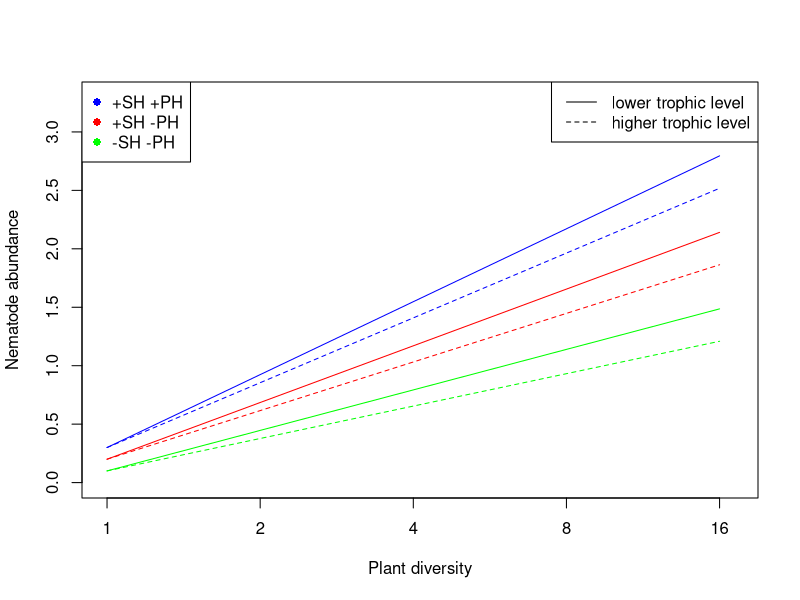
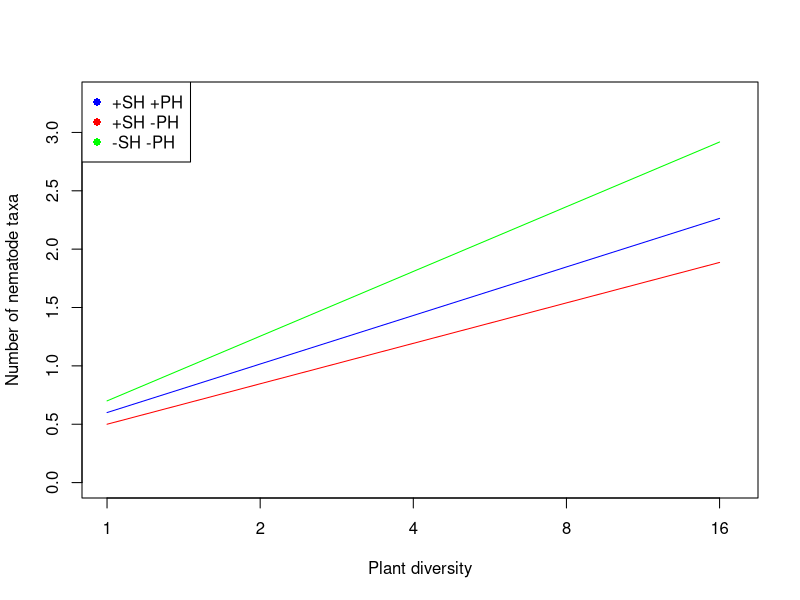
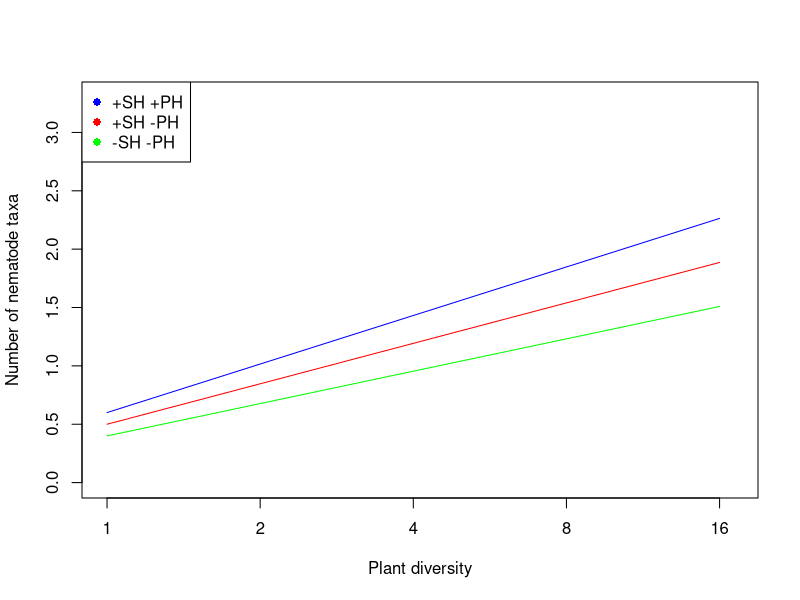
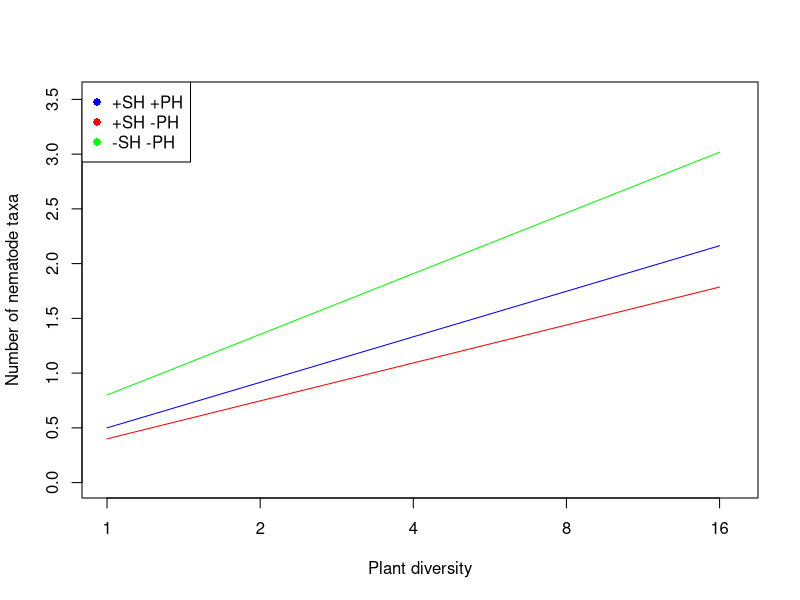
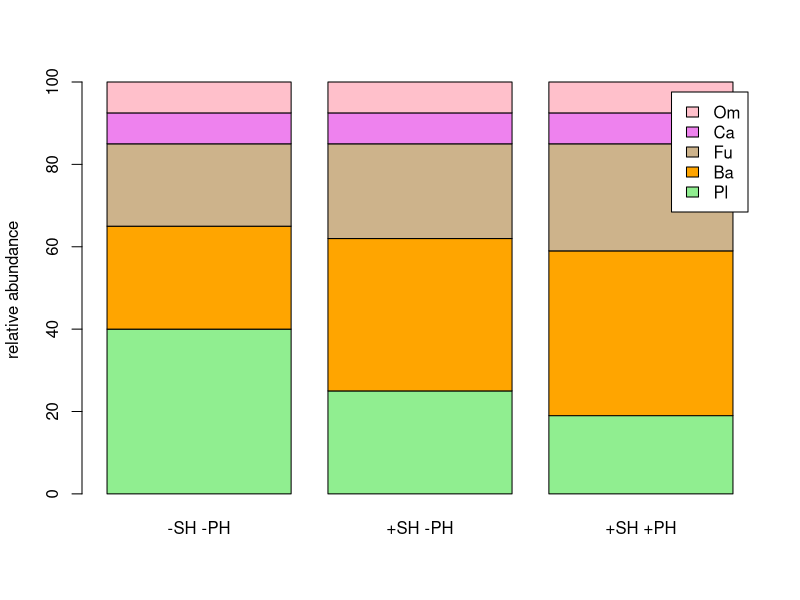
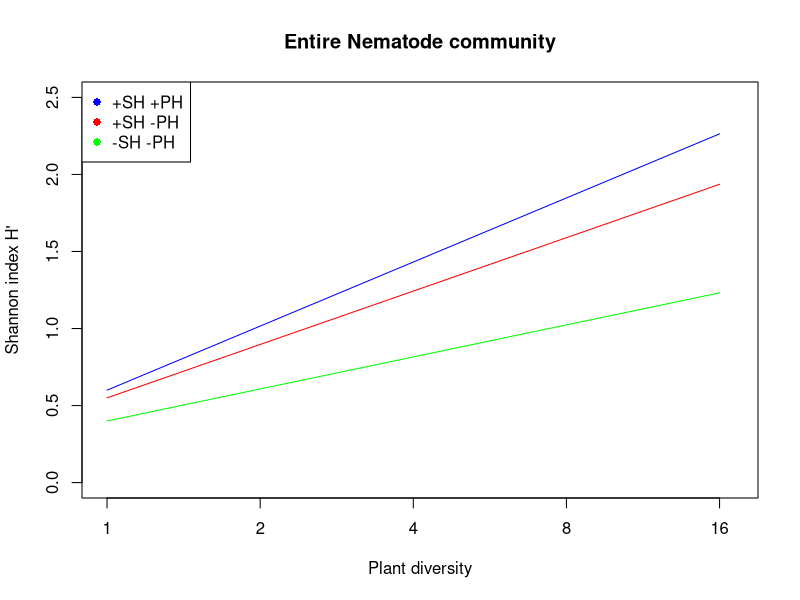
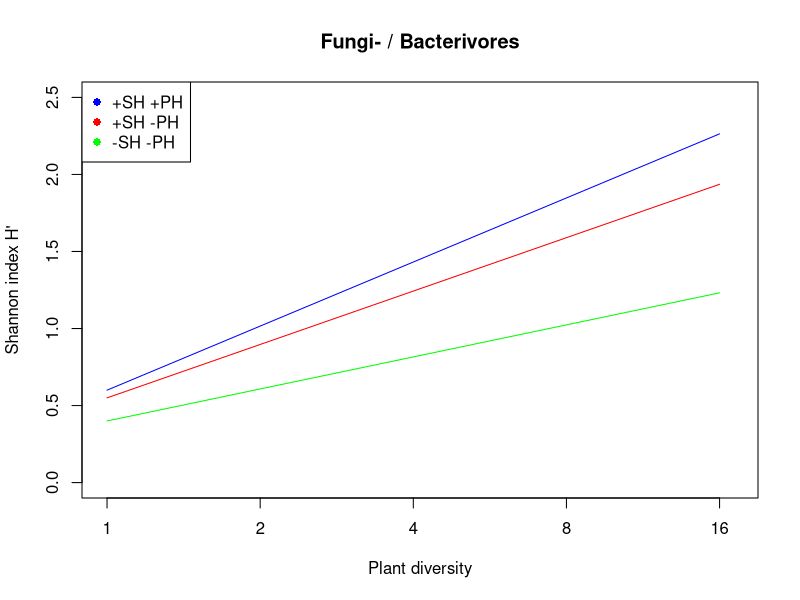
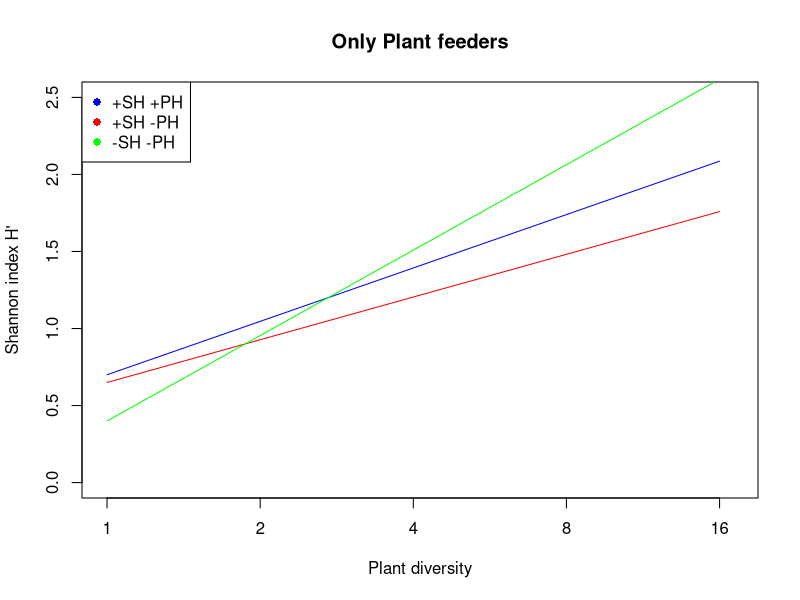

The R source for these figures, in order:
####Hyptheses finding####
library(ggplot2)

lgnd_default <- legend

####abundances####
Pl_div <- c(1,2,4,8,16)

Sh_Ph <- log(Pl_div)*0.9+0.3 
Sh_nP <- log(Pl_div)*0.7+0.2
nS_nP <- log(Pl_div)*0.5+0.1

Sh_Ph2 <- log(Pl_div)*0.8+0.3 
Sh_nP2 <- log(Pl_div)*0.6+0.2
nS_nP2 <- log(Pl_div)*0.4+0.1

plot(log(Pl_div), Sh_Ph, col="blue", pch=16, type="l",
     ylim = c(0,max(Sh_Ph)+0.5),
     xlim =c(0, log(17)),
     ylab = "Nematode abundance",
     xlab = "Plant diversity",
     xaxt= 'n')
axis(1, at=log(Pl_div), labels = c(1,2,4,8,16))
lines(log(Pl_div), Sh_nP, col="red", pch=16)
lines(log(Pl_div), nS_nP, col="green", pch=16)
legend("topleft", legend=c("+SH +PH","+SH -PH", "-SH -PH"),
       col=c("blue", "red", "green"), pch=16
       )
#hypotheses/abun_01.jpg

#now the higher trophic levels
lines(log(Pl_div), Sh_Ph2, lty="dashed", col="blue")
lines(log(Pl_div), Sh_nP2, lty="dashed", col="red")
lines(log(Pl_div), nS_nP2, lty="dashed", col="green")
legend("topright", legend=c("lower trophic level",
                               "higher trophic level"), 
       lty=c(1,2))
#hypotheses/abun_02.jpg

#Expectation:
#higher plant diversity --> more abundance of nematodes overall, 
  #as well as in different trophic group
#mechanistic pathways: 


####taxon richness####

#hypothesis 2: The mature community consists of 2 parts:
  #1) a non-random subset of the initial (naive) community
  #2) a turnover part, distinct from the initial community

#hypothesis 2a: migrated taxa < extinct naive part

Pl_div <- c(1,2,4,8,16)

Sh_Ph <- log(Pl_div)*0.6+0.6 
Sh_nP <- log(Pl_div)*0.5+0.5
nS_nP <- log(Pl_div)*0.8+0.7

plot(log(Pl_div), Sh_Ph, col="blue", pch=16, type="l",
     ylim = c(0, 3.3),
     xlim =c(0, log(17)),
     ylab = "Number of nematode taxa",
     xlab = "Plant diversity",
     xaxt= 'n')
axis(1, at=log(Pl_div), labels = c(1,2,4,8,16))
lines(log(Pl_div), Sh_nP, col="red", pch=16)
lines(log(Pl_div), nS_nP, col="green", pch=16)
legend("topleft", legend=c("+SH +PH","+SH -PH", "-SH -PH"),
       col=c("blue", "red", "green"), pch=16
)

#Explanation:
#green line (-SH -PH): initial community in the soil from arable field is very diverse, 
#but through 

#hypothesis 2b: migrated taxa > extinct naive part
Sh_Ph <- log(Pl_div)*0.6+0.6 
Sh_nP <- log(Pl_div)*0.5+0.5
nS_nP <- log(Pl_div)*0.4+0.4

plot(log(Pl_div), Sh_Ph, col="blue", pch=16, type="l",
     ylim = c(0, 3.3),
     xlim =c(0, log(17)),
     ylab = "Number of nematode taxa",
     xlab = "Plant diversity",
     xaxt= 'n')
axis(1, at=log(Pl_div), labels = c(1,2,4,8,16))
lines(log(Pl_div), Sh_nP, col="red", pch=16)
lines(log(Pl_div), nS_nP, col="green", pch=16)
legend("topleft", legend=c("+SH +PH","+SH -PH", "-SH -PH"),
       col=c("blue", "red", "green"), pch=16
)


#Explanaition: naive community is a frequently disturbed community 
#thus we expecta higher number of migrated new taxons than extinct naive taxons

####taxon richness in different trophic groups along the cp scale####

#primary/secondary consumers:
Sh_Ph <- log(Pl_div)*0.6+0.5 
Sh_nP <- log(Pl_div)*0.5+0.4
nS_nP <- log(Pl_div)*0.8+0.8

plot(log(Pl_div), Sh_Ph, col="blue", pch=16, type="l",
     ylim = c(0,max(nS_nP)+0.5),
     xlim =c(0, log(17)),
     ylab = "Number of nematode taxa",
     xlab = "Plant diversity",
     xaxt= 'n')
axis(1, at=log(Pl_div), labels = c(1,2,4,8,16))
lines(log(Pl_div), Sh_nP, col="red", pch=16)
lines(log(Pl_div), nS_nP, col="green", pch=16)
legend("topleft", legend=c("+SH +PH","+SH -PH", "-SH -PH"),
       col=c("blue", "red", "green"), pch=16
)



#### composition####

nS_nP <- c(40, 25, 20, 7.5, 7.5)
Sh_nP <- c(25, 37, 23, 7.5, 7.5)
Sh_Ph <- c(19, 40, 26, 7.5, 7.5) 



composition <- cbind(nS_nP, Sh_nP, Sh_Ph)
  rownames(composition) <- c("Pl", "Ba", "Fu", "Ca", "Om")
  colnames(composition) <- c("-SH -PH", "+SH -PH", "+SH +PH")
  colSums(composition)
  
barplot(composition,
        col = c("lightgreen", "orange", "navajowhite3", "violet","pink"),
        ylab = "relative abundance",
        legend = rownames(composition))

  
  

####Shannon 

#H4a Shannon for entire communtiy

Sh_Ph <- log(Pl_div)*0.6+0.6 
Sh_nP <- log(Pl_div)*0.5+0.55
nS_nP <- log(Pl_div)*0.3+0.4

plot(log(Pl_div), Sh_Ph, col="blue", pch=16, type="l",
     ylim = c(0,2.5),
     xlim =c(0, log(17)),
     ylab = "Shannon index H'",
     xlab = "Plant diversity",
     xaxt= 'n')
axis(1, at=log(Pl_div), labels = c(1,2,4,8,16))
lines(log(Pl_div), Sh_nP, col="red", pch=16)
lines(log(Pl_div), nS_nP, col="green", pch=16)
title("Entire Nematode community")
legend("topleft", legend=c("+SH +PH","+SH -PH", "-SH -PH"),
       col=c("blue", "red", "green"), pch=16
)

#H4a2 Shannon for Fu/Ba

Sh_Ph <- log(Pl_div)*0.6+0.6 
Sh_nP <- log(Pl_div)*0.5+0.55
nS_nP <- log(Pl_div)*0.3+0.4

plot(log(Pl_div), Sh_Ph, col="blue", pch=16, type="l",
     ylim = c(0,2.5),
     xlim =c(0, log(17)),
     ylab = "Shannon index H'",
     xlab = "Plant diversity",
     xaxt= 'n')
axis(1, at=log(Pl_div), labels = c(1,2,4,8,16))
lines(log(Pl_div), Sh_nP, col="red", pch=16)
lines(log(Pl_div), nS_nP, col="green", pch=16)
title("Fungi- / Bacterivores")
legend("topleft", legend=c("+SH +PH","+SH -PH", "-SH -PH"),
       col=c("blue", "red", "green"), pch=16
)


#H4b Shannon for only Plant feeders

Sh_Ph <- log(Pl_div)*0.5+0.7 
Sh_nP <- log(Pl_div)*0.4+0.65
nS_nP <- log(Pl_div)*0.8+0.4

plot(log(Pl_div), Sh_Ph, col="blue", pch=16, type="l",
     ylim = c(0,2.5),
     xlim =c(0, log(17)),
     ylab = "Shannon index H'",
     xlab = "Plant diversity",
     xaxt= 'n')
axis(1, at=log(Pl_div), labels = c(1,2,4,8,16))
lines(log(Pl_div), Sh_nP, col="red", pch=16)
lines(log(Pl_div), nS_nP, col="green", pch=16)
title("Only Plant feeders")
legend("topleft", legend=c("+SH +PH","+SH -PH", "-SH -PH"),
       col=c("blue", "red", "green"), pch=16
)


